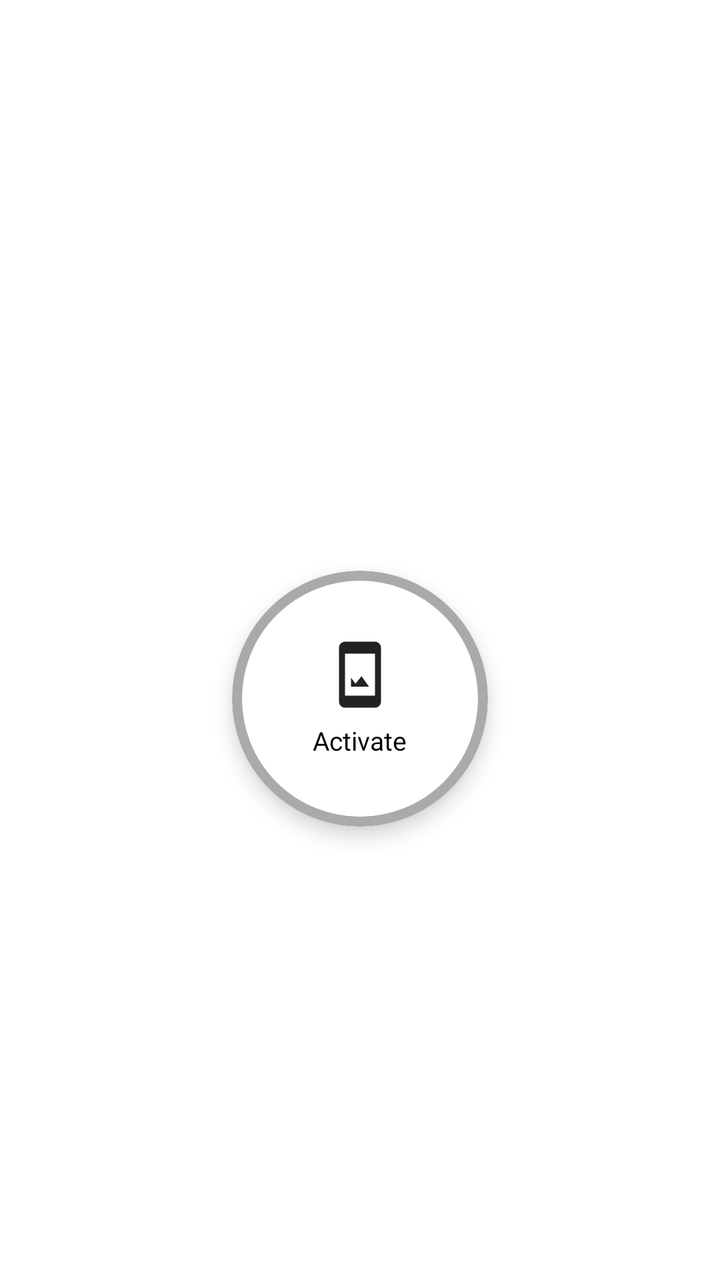
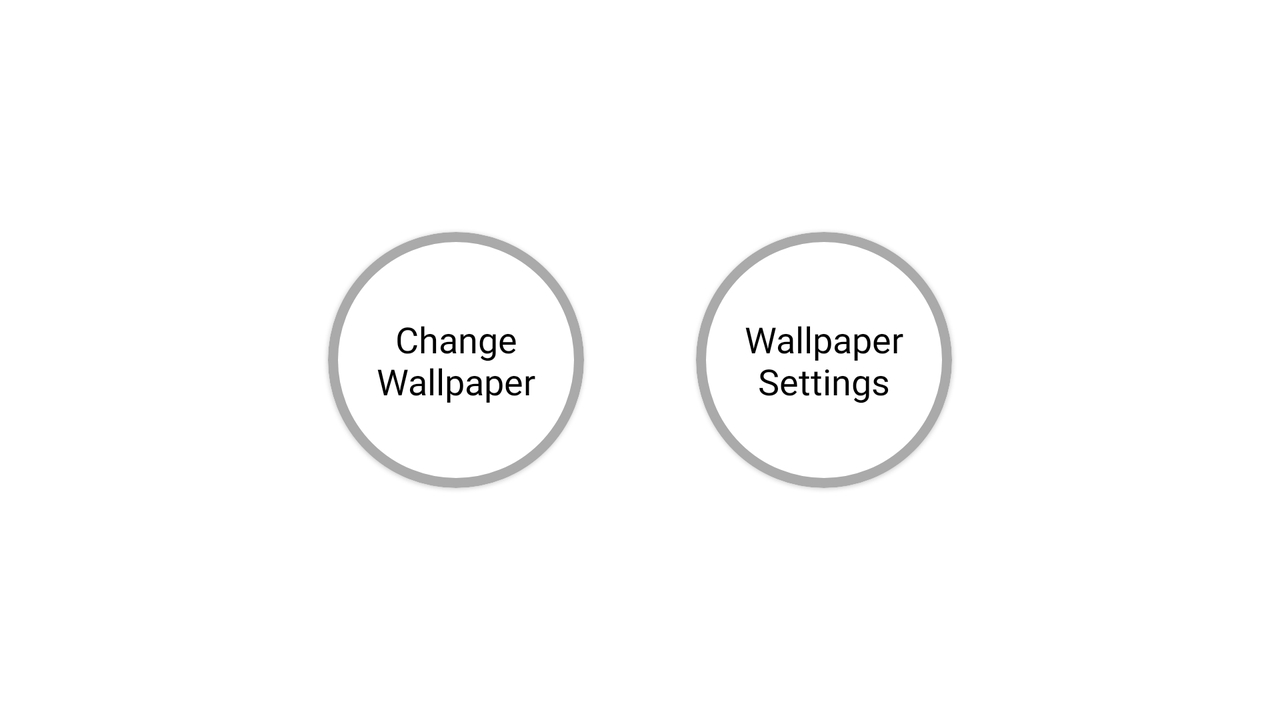

Two renders of one Android screen. The first uses the default layout on a phone; the second uses the alternative layout the repository ships for a different screen configuration, on a matching device. The two XML files are below.
<!-- AndroidManifest.xml: fallback theme Theme.MaterialComponents.DayNight.NoActionBar -->
<!-- res/layout/fragment_home.xml -->
<?xml version="1.0" encoding="utf-8"?>
<androidx.constraintlayout.widget.ConstraintLayout
    xmlns:android="http://schemas.android.com/apk/res/android"
    xmlns:app="http://schemas.android.com/apk/res-auto"
    xmlns:tools="http://schemas.android.com/tools"
    android:layout_width="match_parent"
    android:layout_height="match_parent">

    <LinearLayout
        android:id="@+id/active_controls"
        android:layout_width="wrap_content"
        android:layout_height="wrap_content"
        android:orientation="vertical"
        android:visibility="gone"
        app:layout_constraintBottom_toBottomOf="parent"
        app:layout_constraintEnd_toEndOf="parent"
        app:layout_constraintStart_toStartOf="parent"
        app:layout_constraintTop_toTopOf="parent">

        <com.google.android.material.card.MaterialCardView
            android:id="@+id/change_wallpaper_button"
            android:layout_width="@dimen/activate_button_size"
            android:layout_height="@dimen/activate_button_size"
            android:layout_marginTop="@dimen/activate_button_margin_top"
            app:cardBackgroundColor="@color/white_mod"
            app:strokeWidth="5dp"
            app:strokeColor="#AAA"
            app:cardCornerRadius="@dimen/activate_button_size">

            <RelativeLayout
                android:layout_width="match_parent"
                android:layout_height="match_parent">

                <com.google.android.material.textview.MaterialTextView
                    android:layout_width="match_parent"
                    android:layout_height="wrap_content"
                    android:layout_centerInParent="true"
                    android:text="@string/change_wallpaper"
                    android:textAlignment="center"
                    android:fontFamily="@font/montserrat"
                    android:textColor="#000"
                    android:textSize="18sp" />
            </RelativeLayout>
        </com.google.android.material.card.MaterialCardView>

        <com.google.android.material.card.MaterialCardView
            android:id="@+id/wallpaper_settings_button"
            android:layout_width="@dimen/activate_button_size"
            android:layout_height="@dimen/activate_button_size"
            android:layout_marginTop="@dimen/activate_button_margin_top"
            app:cardBackgroundColor="@color/white_mod"
            app:strokeWidth="5dp"
            app:strokeColor="#AAA"
            app:cardCornerRadius="@dimen/activate_button_size">

            <RelativeLayout
                android:layout_width="match_parent"
                android:layout_height="match_parent">

                <com.google.android.material.textview.MaterialTextView
                    android:layout_width="match_parent"
                    android:layout_height="wrap_content"
                    android:layout_centerInParent="true"
                    android:text="@string/wallpaper_settings"
                    android:textAlignment="center"
                    android:fontFamily="@font/montserrat"
                    android:textColor="#000"
                    android:textSize="18sp" />
            </RelativeLayout>
        </com.google.android.material.card.MaterialCardView>

    </LinearLayout>

    <LinearLayout
        android:id="@+id/inactive_controls"
        android:layout_width="wrap_content"
        android:layout_height="wrap_content"
        android:layout_gravity="center"
        android:gravity="center_horizontal"
        android:orientation="vertical"
        android:visibility="visible"
        app:layout_constraintBottom_toBottomOf="parent"
        app:layout_constraintEnd_toEndOf="parent"
        app:layout_constraintStart_toStartOf="parent"
        app:layout_constraintTop_toTopOf="parent">

        <TextView
            android:id="@+id/activate_title"
            android:layout_width="wrap_content"
            android:layout_height="wrap_content"
            android:fontFamily="@font/montserrat"
            android:text="@string/introduction1"
            android:textColor="@android:color/white"
            android:textSize="36sp" />

        <com.google.android.material.textview.MaterialTextView
            android:id="@+id/activateErrorText"
            android:layout_width="200dp"
            android:layout_height="wrap_content"
            android:layout_marginTop="10dp"
            android:fontFamily="@font/montserrat"
            android:textAlignment="center"
            android:textColor="@android:color/holo_red_light"
            android:textStyle="bold"
            android:textSize="12sp"
            android:lineSpacingMultiplier="1.3"
            android:visibility="gone"
            tools:text="That set the Lock Screen instead. Please choose &quot;Home screen&quot; when activating from here." />

        <com.google.android.material.card.MaterialCardView
            android:id="@+id/activate_button"
            android:layout_width="@dimen/activate_button_size"
            android:layout_height="@dimen/activate_button_size"
            android:layout_marginTop="@dimen/activate_button_margin_top"
            app:cardBackgroundColor="@color/white_mod"
            app:strokeWidth="5dp"
            app:strokeColor="#AAAAAA"
            app:cardCornerRadius="@dimen/activate_button_size"
            app:cardElevation="6dp">

            <LinearLayout
                android:layout_width="match_parent"
                android:layout_height="match_parent"
                android:orientation="vertical"
                android:gravity="center">

                <ImageView
                    android:id="@+id/activateButtonIcon"
                    android:layout_width="36dp"
                    android:layout_height="36dp"
                    android:src="@drawable/ic_nav_activate"
                    app:tint="#222222"
                    android:contentDescription="@string/activate" />

                <com.google.android.material.textview.MaterialTextView
                    android:id="@+id/activateButtonLabel"
                    android:layout_width="wrap_content"
                    android:layout_height="wrap_content"
                    android:layout_marginTop="6dp"
                    android:text="@string/activate"
                    android:textAlignment="center"
                    android:fontFamily="@font/montserrat"
                    android:textColor="#000"
                    android:textSize="13sp" />

            </LinearLayout>
        </com.google.android.material.card.MaterialCardView>

        <com.google.android.material.textview.MaterialTextView
            android:id="@+id/activateHintText"
            android:layout_width="200dp"
            android:layout_height="wrap_content"
            android:layout_marginTop="14dp"
            android:fontFamily="@font/montserrat"
            android:text="@string/activate_hint_default"
            android:textAlignment="center"
            android:textColor="@android:color/white"
            android:textSize="11sp"
            android:alpha="0.65"
            android:lineSpacingMultiplier="1.3" />

    </LinearLayout>

</androidx.constraintlayout.widget.ConstraintLayout>
<!-- resources referenced by this layout -->
<resources>
  <color name="white_mod">#FFFFFF</color>
  <dimen name="activate_button_margin_top">56dp</dimen>
  <dimen name="activate_button_size">128dp</dimen>
  <!-- drawable ic_nav_activate (drawable) -->
  <vector xmlns:android="http://schemas.android.com/apk/res/android"
      android:width="24dp"
      android:height="24dp"
      android:viewportWidth="24"
      android:viewportHeight="24">
      
      <path
          android:fillColor="@android:color/white"
          android:pathData="M17,1L7,1C5.9,1 5,1.9 5,3v18c0,1.1 0.9,2 2,2h10c1.1,0 2,-0.9 2,-2L19,3C19,1.9 18.1,1 17,1zM17,19L7,19L7,5h10v14zM9,13l1.5,2 2,-2.5L15,16L9,16z" />
  </vector>
  <string name="activate">Activate</string>
  <string name="activate_hint_default">Tap to set Live Slider as your Home Screen live wallpaper</string>
  <string name="change_wallpaper">Change Wallpaper</string>
  <string name="introduction1">Welcome!</string>
  <string name="wallpaper_settings">Wallpaper Settings</string>
</resources>
<!-- res/layout-land/fragment_home.xml (the repository's variant of the layout above) -->
<!-- drawn on the phone turned sideways -->
<?xml version="1.0" encoding="utf-8"?>
<androidx.constraintlayout.widget.ConstraintLayout
    xmlns:android="http://schemas.android.com/apk/res/android"
    xmlns:app="http://schemas.android.com/apk/res-auto"
    android:layout_width="match_parent"
    android:layout_height="match_parent">


    <LinearLayout
        android:layout_width="wrap_content"
        android:layout_height="wrap_content"
        app:layout_constraintBottom_toBottomOf="parent"
        app:layout_constraintEnd_toEndOf="parent"
        app:layout_constraintStart_toStartOf="parent"
        android:orientation="horizontal"
        app:layout_constraintTop_toTopOf="parent">

        <com.google.android.material.card.MaterialCardView
            android:id="@+id/change_wallpaper_button"
            android:layout_width="@dimen/activate_button_size"
            android:layout_height="@dimen/activate_button_size"
            android:layout_marginTop="@dimen/activate_button_margin_top"
            app:cardBackgroundColor="@color/white_mod"
            android:text="@string/activate"
            app:strokeWidth="5dp"
            app:strokeColor="#AAA"
            android:layout_margin="28dp"
            app:cardCornerRadius="@dimen/activate_button_size">

            <RelativeLayout
                android:layout_width="match_parent"
                android:layout_height="match_parent">

                <com.google.android.material.textview.MaterialTextView
                    android:layout_width="match_parent"
                    android:layout_height="wrap_content"
                    android:layout_centerInParent="true"
                    android:text="@string/change_wallpaper"
                    android:textAlignment="center"
                    android:fontFamily="@font/montserrat"
                    android:textColor="#000"
                    android:textSize="18sp" />
            </RelativeLayout>
        </com.google.android.material.card.MaterialCardView>


        <com.google.android.material.card.MaterialCardView
            android:id="@+id/wallpaper_settings_button"
            android:layout_width="@dimen/activate_button_size"
            android:layout_height="@dimen/activate_button_size"
            android:layout_marginTop="@dimen/activate_button_margin_top"
            app:cardBackgroundColor="@color/white_mod"
            app:strokeWidth="5dp"
            app:strokeColor="#AAA"
            android:layout_margin="28dp"
            app:cardCornerRadius="@dimen/activate_button_size">

            <RelativeLayout
                android:layout_width="match_parent"
                android:layout_height="match_parent">

                <com.google.android.material.textview.MaterialTextView
                    android:layout_width="match_parent"
                    android:layout_height="wrap_content"
                    android:layout_centerInParent="true"
                    android:text="@string/wallpaper_settings"
                    android:textAlignment="center"
                    android:fontFamily="@font/montserrat"
                    android:textColor="#000"
                    android:textSize="18sp" />
            </RelativeLayout>
        </com.google.android.material.card.MaterialCardView>

    </LinearLayout>



</androidx.constraintlayout.widget.ConstraintLayout>
<!-- resources referenced by the variant -->
<!-- as the phone turned sideways resolves them -->
<resources>
  <color name="white_mod">#FFFFFF</color>
  <dimen name="activate_button_margin_top">56dp</dimen>
  <dimen name="activate_button_size">128dp</dimen>
  <string name="activate">Activate</string>
  <string name="change_wallpaper">Change Wallpaper</string>
  <string name="wallpaper_settings">Wallpaper Settings</string>
</resources>
